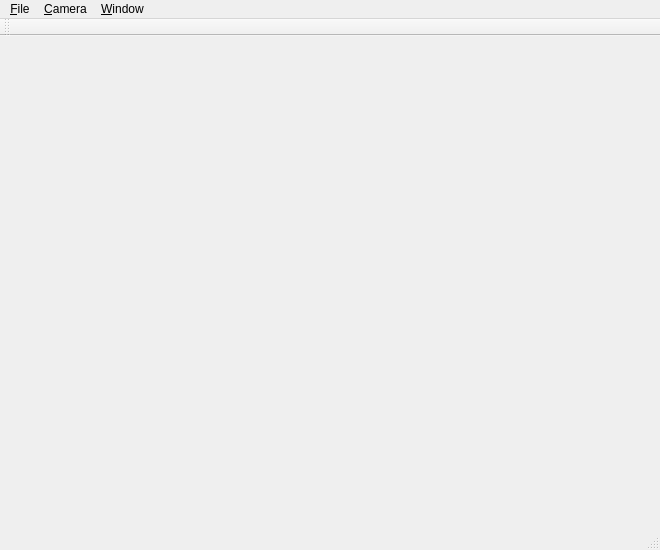
<?xml version="1.0" encoding="UTF-8"?>
<ui version="4.0">
 <class>MainWindow</class>
 <widget class="QMainWindow" name="MainWindow">
  <property name="geometry">
   <rect>
    <x>0</x>
    <y>0</y>
    <width>660</width>
    <height>550</height>
   </rect>
  </property>
  <property name="windowTitle">
   <string>Camera Diagnostics</string>
  </property>
  <widget class="QWidget" name="centralWidget">
   <widget class="VideoWidget" name="videowidget" native="true">
    <property name="geometry">
     <rect>
      <x>10</x>
      <y>0</y>
      <width>640</width>
      <height>480</height>
     </rect>
    </property>
   </widget>
  </widget>
  <widget class="QMenuBar" name="menuBar">
   <property name="geometry">
    <rect>
     <x>0</x>
     <y>0</y>
     <width>660</width>
     <height>25</height>
    </rect>
   </property>
   <widget class="QMenu" name="menu_Window">
    <property name="title">
     <string>&amp;Window</string>
    </property>
    <widget class="QMenu" name="menuResolution">
     <property name="title">
      <string>Resolution</string>
     </property>
    </widget>
    <addaction name="menuResolution"/>
   </widget>
   <widget class="QMenu" name="menu_File">
    <property name="title">
     <string>&amp;File</string>
    </property>
    <addaction name="action_Exit"/>
   </widget>
   <widget class="QMenu" name="menu_Camera">
    <property name="title">
     <string>&amp;Camera</string>
    </property>
    <widget class="QMenu" name="menuSelect_Camera">
     <property name="title">
      <string>Select &amp;Camera</string>
     </property>
    </widget>
    <widget class="QMenu" name="menuSelect_Frame_Rate">
     <property name="title">
      <string>Select &amp;Frame Rate</string>
     </property>
    </widget>
    <addaction name="menuSelect_Camera"/>
    <addaction name="menuSelect_Frame_Rate"/>
    <addaction name="actionCapture_Image"/>
    <addaction name="action_Reset"/>
    <addaction name="separator"/>
    <addaction name="action_Dump_Sensor_Registers"/>
   </widget>
   <addaction name="menu_File"/>
   <addaction name="menu_Camera"/>
   <addaction name="menu_Window"/>
  </widget>
  <widget class="QToolBar" name="mainToolBar">
   <attribute name="toolBarArea">
    <enum>TopToolBarArea</enum>
   </attribute>
   <attribute name="toolBarBreak">
    <bool>false</bool>
   </attribute>
  </widget>
  <widget class="QStatusBar" name="statusBar"/>
  <action name="actionCapture_Image">
   <property name="text">
    <string>Capture &amp;Image</string>
   </property>
  </action>
  <action name="action_Reset">
   <property name="text">
    <string>&amp;Reset</string>
   </property>
  </action>
  <action name="action_Exit">
   <property name="text">
    <string>&amp;Exit</string>
   </property>
  </action>
  <action name="action640x480">
   <property name="text">
    <string>640x480</string>
   </property>
  </action>
  <action name="action_Dump_Sensor_Registers">
   <property name="text">
    <string>&amp;Dump Sensor Registers</string>
   </property>
  </action>
  <action name="actionSelect_Camera">
   <property name="text">
    <string>Select Camera</string>
   </property>
  </action>
  <action name="actionG">
   <property name="text">
    <string>g</string>
   </property>
  </action>
  <action name="actionFf">
   <property name="text">
    <string>ff</string>
   </property>
  </action>
  <action name="actionS">
   <property name="text">
    <string>s</string>
   </property>
  </action>
 </widget>
 <layoutdefault spacing="6" margin="11"/>
 <customwidgets>
  <customwidget>
   <class>VideoWidget</class>
   <extends>QWidget</extends>
   <header>videowidget.h</header>
   <container>1</container>
  </customwidget>
 </customwidgets>
 <resources/>
 <connections/>
</ui>
